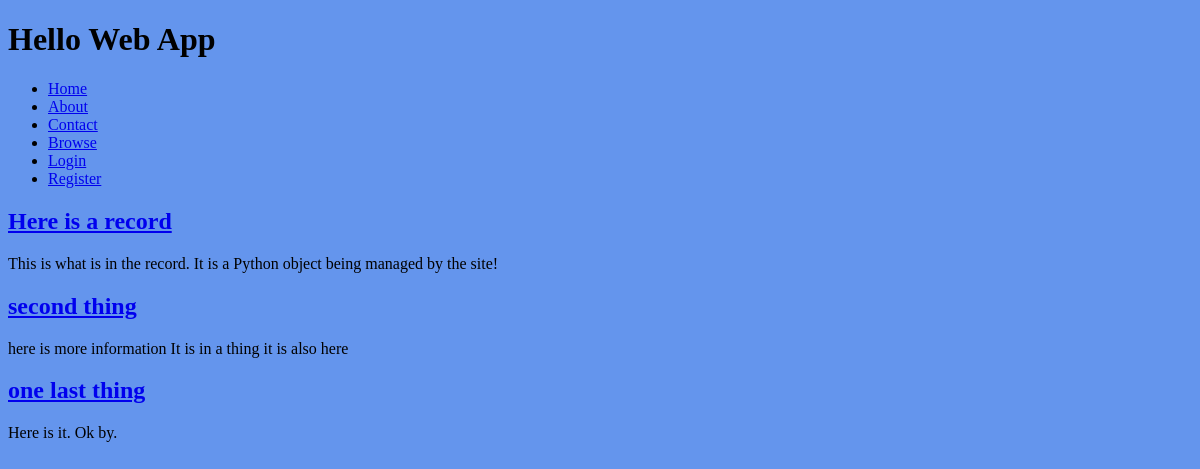
The app's page /, older data.
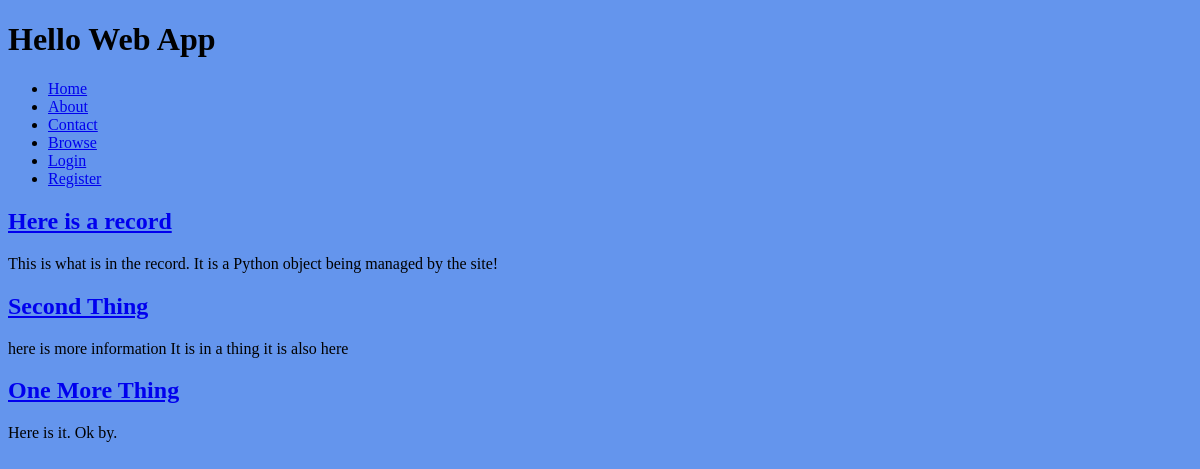
The same page, newer data.
### collection/models.py (models this page shows)
class Thing(models.Model):
    name = models.CharField(max_length = 255)
    description = models.TextField()
    slug = models.SlugField(unique = True)
    user = models.OneToOneField(User, on_delete=models.CASCADE,
                            blank = True, null = True)

### collection/views.py (the view)
# urls.py: path('', views.index,
def index(request):
    things = Thing.objects.all()
    return render(request, 'index.html', {
        'things': things,
})

### collection/templates/index.html (shortened to what this page needs)
{% extends 'base.html' %}
{% block content %}
{% for thing in things %}
<h2><a href="{% url 'thing_detail' slug=thing.slug %}">
{{ thing.name }}
</a></h2>
<p>{{ thing.description }}</p>
{% endfor %}
{% endblock content %}

Row changes from the older to the newer data that the page shows:
changed Thing "here is more information It is in a thing it is also here": name "second thing" → "Second Thing"
changed Thing "Here is it. Ok by.": name "one last thing" → "One More Thing"
